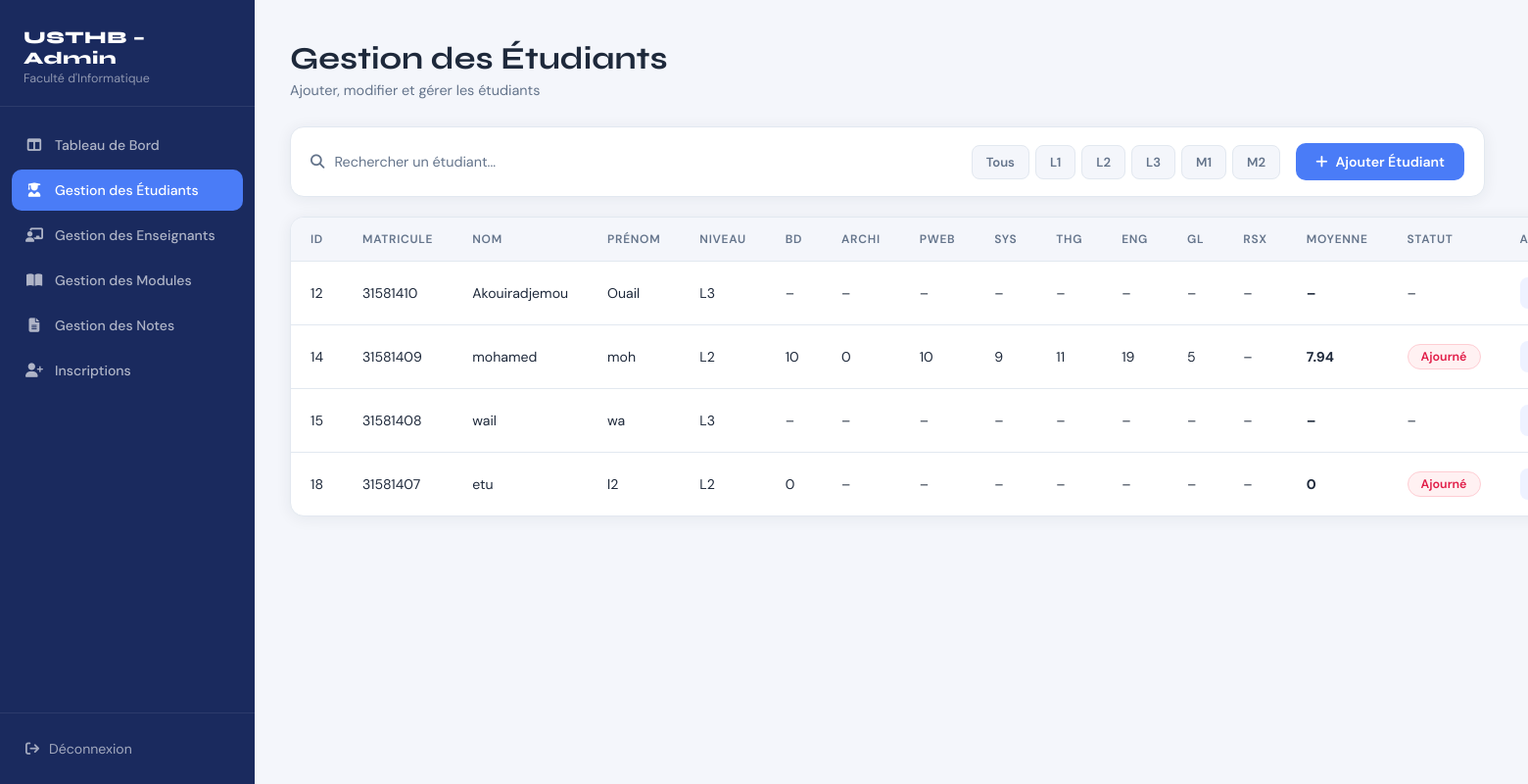
Page /GestionEtudiant.php on the committed database.
### tables this page shows
CREATE TABLE `modules` (
  `id` int(11) NOT NULL,
  `code` varchar(255) NOT NULL,
  `name` varchar(255) NOT NULL,
  `coefficient` int(11) NOT NULL DEFAULT 1,
  `teacher_id` int(11) DEFAULT NULL,
  `lvl` int(11) NOT NULL DEFAULT 1
);

CREATE TABLE `students` (
  `id` int(11) NOT NULL,
  `matricule` int(11) DEFAULT NULL,
  `surname` varchar(255) NOT NULL,
  `family_name` varchar(255) NOT NULL,
  `email` varchar(255) NOT NULL,
  `lvl` int(11) DEFAULT NULL,
  `birth_date` date DEFAULT NULL,
  `user_id` int(11) DEFAULT NULL
);

### GestionEtudiant.php (the view, shortened to what this page needs)
<?php
    $db_server = "localhost";
    $db_user = "root";
    $db_pass = "";
    $db_name = "Usthb_app";
    $conn = mysqli_connect($db_server, $db_user, $db_pass, $db_name);
    $lvlLabels = [1 => 'L1', 2 => 'L2', 3 => 'L3', 4 => 'M1', 5 => 'M2'];
    $filterLvl = isset($_GET['lvl']) ? intval($_GET['lvl']) : null;
    $queryModules = $filterLvl
    ? "SELECT id, `name`, code, coefficient FROM Modules WHERE lvl=$filterLvl"
    : "SELECT id, `name`, code, coefficient FROM Modules";
    $resultModules = mysqli_query($conn, $queryModules);
    $modules = [];
    while($mod = mysqli_fetch_assoc($resultModules)){
        $modules[] = $mod;
    }
    $filterLvl = isset($_GET['lvl']) ? intval($_GET['lvl']) : null;
    $queryStudents = $filterLvl
        ? "SELECT id, matricule, family_name, surname, email, lvl, birth_date FROM Students WHERE lvl=$filterLvl ORDER BY id ASC"
        : "SELECT id, matricule, family_name, surname, email, lvl, birth_date FROM Students ORDER BY id ASC";
    $resultStudents = mysqli_query($conn, $queryStudents);
    $students = [];
    while($student = mysqli_fetch_assoc($resultStudents)){
        $students[$student['id']] = $student;
        $students[$student['id']]['grades'] = [];
    }
    $queryGrades = "SELECT student_id, module_id, grade FROM Grades";
    $resultGrades = mysqli_query($conn, $queryGrades);
    while($grade = mysqli_fetch_assoc($resultGrades)){
        $sid = $grade['student_id'];
        $mid = $grade['module_id'];
        if(isset($students[$sid])){
            $students[$sid]['grades'][$mid] = $grade['grade'];
        }
    }
?>
<!DOCTYPE html>
<html lang="fr">
<head>
    <link rel="stylesheet" href="https://cdnjs.cloudflare.com/ajax/libs/font-awesome/6.5.0/css/all.min.css">
    <link rel="stylesheet" href="GestionEtudiant.css">
</head>
<body>
<div class="layout">
    <aside class="sidebar">
        <div class="sidebar-brand">
            <h2>USTHB – Admin</h2>
            <p>Faculté d'Informatique</p>
        </div>
        <nav class="sidebar-nav">
            <a href="dashboard_admin.php" class="nav-item">
                <i class="fa-solid fa-table-columns"></i> Tableau de Bord
            </a>
            <a href="GestionEtudiant.php" class="nav-item active">
                <i class="fa-solid fa-user-graduate"></i> Gestion des Étudiants
            </a>
            <a href="GestionEnseignant.php" class="nav-item">
                <i class="fa-solid fa-chalkboard-user"></i> Gestion des Enseignants
            </a>
            <a href="GestionModule.php" class="nav-item">
                <i class="fa-solid fa-book-open"></i> Gestion des Modules
            </a>
            <a href="Notes.php" class="nav-item">
                <i class="fa-solid fa-file-lines"></i> Gestion des Notes
            </a>
            <a href="inscriptions.php" class="nav-item">
                <i class="fa-solid fa-user-plus"></i> Inscriptions
            </a>
        </nav>
        <div class="sidebar-footer">
            <a href="login.php"><i class="fa-solid fa-arrow-right-from-bracket"></i> Déconnexion</a>
        </div>
    </aside>
    <main class="main">
        <div class="page-header">
            <h1>Gestion des Étudiants</h1>
            <p>Ajouter, modifier et gérer les étudiants</p>
        </div>
        <?php $filterLvl = isset($_GET['lvl']) ? intval($_GET['lvl']) : null; ?>
    <div class="toolbar">
        <div class="search-box">
            <i class="fa-solid fa-magnifying-glass"></i>
            <input type="text" id="searchInput" placeholder="Rechercher un étudiant...">
        </div>
        <div style="display:flex; gap:6px; flex-wrap:wrap;">
            <?php foreach([null=>'Tous',1=>'L1',2=>'L2',3=>'L3',4=>'M1',5=>'M2'] as $val=>$label): ?>
                <a href="GestionEtudiant.php<?= $val ? '?lvl='.$val : '' ?>"
                style="padding:8px 14px; border-radius:8px; font-size:.82rem; font-weight:600; text-decoration:none;
                        background:<?= $filterLvl===$val ? 'var(--accent-blue)' : 'var(--bg)' ?>;
                        color:<?= $filterLvl===$val ? '#fff' : 'var(--muted)' ?>;
                        border:1px solid <?= $filterLvl===$val ? 'var(--accent-blue)' : 'var(--border)' ?>;">
                    <?= $label ?>
                </a>
            <?php endforeach; ?>
        </div>
        <button class="btn-add" onclick="openAddModal()">
            <i class="fa-solid fa-plus"></i> Ajouter Étudiant
        </button>
    </div>
        <div class="table-panel">
            <div class="table-wrapper">
                <table id="studentsTable">
                    <thead>
                        <tr>
                            <th>ID</th>
                            <th>MATRICULE</th>
                            <th>NOM</th>
                            <th>PRÉNOM</th>
                            <th>NIVEAU</th>
                            <?php foreach($modules as $mod): ?>
                                <th><?= htmlspecialchars(strtoupper($mod['code'])) ?></th>
                            <?php endforeach; ?>
                            <?php if(count($modules) > 0): ?>
                                <th>MOYENNE</th>
                                <th>STATUT</th>
                            <?php endif; ?>
                            <th>ACTIONS</th>
                        </tr>
                    </thead>
                    <tbody>
                        <?php if(count($students) > 0): ?>
                            <?php foreach($students as $student): ?>
                            <tr>
                                <td><?= htmlspecialchars($student['id']) ?></td>
                                <td><?= htmlspecialchars($student['matricule']) ?></td>
                                <td><?= htmlspecialchars($student['family_name']) ?></td>
                                <td><?= htmlspecialchars($student['surname']) ?></td>
                                <td><?= htmlspecialchars($lvlLabels[$student['lvl']] ?? 'N/A') ?></td>
                                <?php foreach($modules as $mod): ?>
                                    <td><?= isset($student['grades'][$mod['id']]) ? htmlspecialchars($student['grades'][$mod['id']]) : '–' ?></td>
                                <?php endforeach; ?>
                                <?php if(count($modules) > 0): ?>
                                    <td><strong><?= $student['moyenne'] !== null ? $student['moyenne'] : '–' ?></strong></td>
                                    <td>
                                        <?php if($student['statut'] !== null): ?>
                                            <span class="badge-statut <?= $student['statut'] === 'Admis' ? 'badge-admis' : 'badge-recale' ?>">
                                                <?= $student['statut'] ?>
                                            </span>
                                        <?php else: ?>
                                            <span>–</span>
                                        <?php endif; ?>
                                    </td>
                                <?php endif; ?>
                                <td class="actions-cell">
                                    <button class="btn-icon btn-edit" title="Modifier" onclick="openEditModal(
                                        <?= $student['id'] ?>,
                                        '<?= addslashes($student['matricule']) ?>',
                                        '<?= addslashes($student['family_name']) ?>',
                                        '<?= addslashes($student['surname']) ?>',
                                        '<?= addslashes($student['birth_date']) ?>',
                                        '<?= addslashes($student['email'] ?? '') ?>',
                                        '<?= addslashes($student['lvl']) ?>'
                                    )">
                                    </button>
                                </td>
                            </tr>
                            <?php endforeach; ?>
                        <?php else: ?>
                            <tr>
                                <td colspan="<?= 6 + count($modules) + (count($modules) > 0 ? 2 : 0) ?>" class="empty-msg">Aucun étudiant trouvé.</td>
                            </tr>
                        <?php endif; ?>
                    </tbody>
                </table>
            </div>
        </div>
    </main>
</div>
</body>
</html>

### GestionEtudiant.css (style rules this page uses)
*, *::before, *::after { box-sizing: border-box; margin: 0; padding: 0; }
:root { --navy: #1a2a5e; --accent-blue: #4a7cf7; --accent-green: #22c55e; --accent-purple: #a855f7; --bg: #f4f6fb; --card: #ffffff; --text: #1e293b; --muted: #64748b; --border: #e2e8f0; --sidebar-w: 260px; --radius: 14px; --shadow: 0 2px 16px rgba(30, 41, 59, .07); }
html, body { height: 100%; font-family: 'DM Sans', sans-serif; background: var(--bg); color: var(--text); }
.layout { display: flex; min-height: 100vh; }
.sidebar { width: var(--sidebar-w); background: var(--navy); display: flex; flex-direction: column; position: fixed; top: 0; left: 0; bottom: 0; z-index: 100; }
.sidebar-brand { padding: 28px 24px 20px; border-bottom: 1px solid rgba(255,255,255,.08); }
.sidebar-brand h2 { font-family: 'Syne', sans-serif; font-weight: 800; font-size: 1.1rem; color: #fff; letter-spacing: .5px; }
.sidebar-brand p { font-size: .78rem; color: rgba(255,255,255,.5); margin-top: 2px; }
.sidebar-nav { flex: 1; padding: 18px 12px; display: flex; flex-direction: column; gap: 4px; }
.nav-item { display: flex; align-items: center; gap: 12px; padding: 12px 14px; border-radius: 10px; color: rgba(255,255,255,.65); text-decoration: none; font-size: .88rem; font-weight: 500; transition: background .18s, color .18s; }
.nav-item i { width: 18px; text-align: center; font-size: .9rem; }
.nav-item.active { background: var(--accent-blue); color: #fff; }
.sidebar-footer { padding: 16px 12px; border-top: 1px solid rgba(255,255,255,.08); }
.sidebar-footer a { display: flex; align-items: center; gap: 10px; padding: 11px 14px; border-radius: 10px; color: rgba(255,255,255,.6); text-decoration: none; font-size: .88rem; transition: background .18s, color .18s; }
.main { margin-left: var(--sidebar-w); flex: 1; padding: 40px 36px; min-height: 100vh; }
.page-header { margin-bottom: 28px; }
.page-header h1 { font-family: 'Syne', sans-serif; font-weight: 700; font-size: 2rem; color: var(--text); }
.page-header p { color: var(--muted); margin-top: 4px; font-size: .9rem; }
.toolbar { display: flex; align-items: center; justify-content: space-between; gap: 16px; background: var(--card); border: 1px solid var(--border); border-radius: var(--radius); padding: 16px 20px; margin-bottom: 20px; box-shadow: var(--shadow); max-width: 1220px; }
.search-box { display: flex; align-items: center; gap: 10px; flex: 1; }
.search-box i { color: var(--muted); font-size: .9rem; }
.search-box input { border: none; outline: none; background: transparent; font-family: 'DM Sans', sans-serif; font-size: .9rem; color: var(--text); width: 100%; }
.search-box input::placeholder { color: var(--muted); }
.btn-add { display: flex; align-items: center; gap: 8px; background: var(--accent-blue); color: #fff; border: none; cursor: pointer; padding: 10px 20px; border-radius: 10px; font-family: 'DM Sans', sans-serif; font-size: .88rem; font-weight: 600; white-space: nowrap; transition: background .18s; }
.table-panel { background: var(--card); border: 1px solid var(--border); border-radius: var(--radius); box-shadow: var(--shadow); overflow: hidden; }
.table-wrapper { overflow-x: auto; overflow-y: auto; max-height: 480px; scrollbar-width: thin; scrollbar-color: var(--accent-blue) transparent; }
table { width: 100%; border-collapse: collapse; min-width: 700px; }
thead { position: sticky; top: 0; z-index: 1; background: var(--bg); }
thead th { padding: 14px 20px; text-align: left; font-size: .75rem; font-weight: 600; color: var(--muted); letter-spacing: .7px; border-bottom: 1px solid var(--border); white-space: nowrap; }
tbody tr { border-bottom: 1px solid var(--border); transition: background .15s; }
tbody tr:last-child { border-bottom: none; }
tbody td { padding: 16px 20px; font-size: .88rem; color: var(--text); white-space: nowrap; }
.badge-statut { display: inline-block; padding: 4px 13px; border-radius: 20px; font-size: .78rem; font-weight: 600; }
.badge-recale { background: #fff1f2; color: #e11d48; border: 1px solid #fecdd3; }
.actions-cell { display: flex; align-items: center; gap: 8px; }
.btn-icon { width: 32px; height: 32px; border-radius: 8px; border: none; cursor: pointer; display: flex; align-items: center; justify-content: center; font-size: .8rem; text-decoration: none; transition: opacity .18s, transform .18s; }
.btn-edit { background: #eef2ff; color: var(--accent-blue); }

### rows in the picture
modules: code "BD", id "10", id "0"
modules: code "ARCHI", id "0"
modules: code "PWEB", id "10"
modules: code "SYS", id "9"
modules: code "THG", id "11"
modules: code "ENG", id "19"
modules: code "GL", id "5"
modules: code "RSX"
students: id "12", matricule "31581410", family_name "Akouiradjemou", surname "Ouail", lvl "L3"
students: id "14", matricule "31581409", family_name "mohamed", surname "moh", lvl "L2", moyenne "7.94", statut "Ajourné"
students: id "15", matricule "31581408", family_name "wail", surname "wa", lvl "L3"
students: id "18", matricule "31581407", family_name "etu", surname "l2", lvl "L2", moyenne "0", statut "Ajourné"

### other values in the picture
$label "Tous"
$label "L1"
$label "L2"
$label "L3"
$label "M1"
$label "M2"
